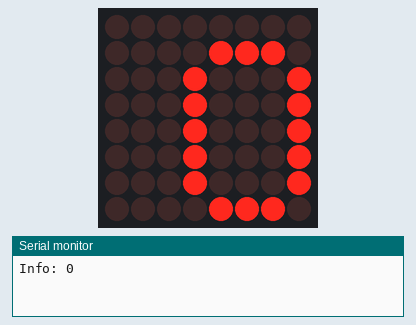
This sketch was run on a simulated Arduino Mega 2560, built with avr-gcc and run on an emulated ATmega2560. On the bench: 8×8 LED matrix, the last lines printed to the serial monitor. Wiring (inferred from the names in the program): HT16K33 LED driver at I2C address 0x70.

Above: at 0.1 s.
At 3.0 s:
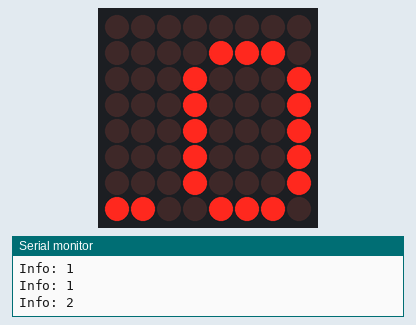
At 4.5 s:
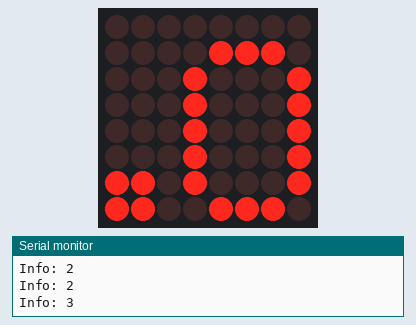
At 5.9 s:
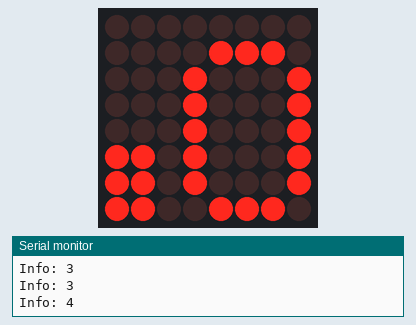
At 8.8 s:
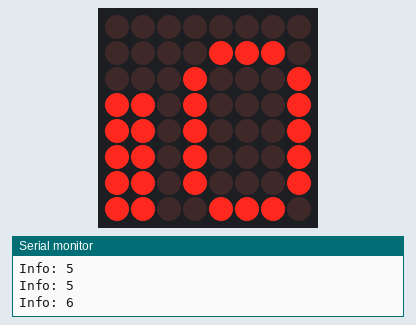
At 11.6 s:
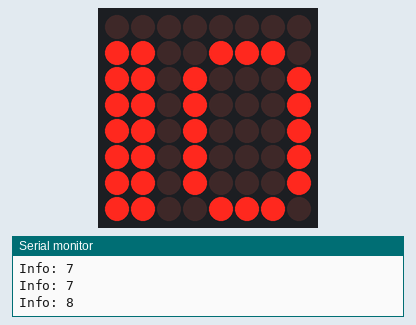

Measured:
- by itself, everything shown: repeats every 13.0 s, in 8 steps
- what the display in image 1 shows lasts 1.4 s, from 3.0 s to 4.4 s

The sketch:

RoPot.ino
```cpp
#include "src/Logger/Logger.h"
#include "Midi.h"
#include "Display.h"

const int MillisecondsToWaitBetweenEachMidiRxCheck = 100;
//Logger _logger;
Midi _midi;
Display _display;
bool on = true;

void setup()
{
  //_logger.Initialise(true);
  _midi.Initialise();
  _display.Initialise();
  //_logger.Info("Objects initialised");
}

void loop()
{
  //_midi.CheckMidi();
  //delay(MillisecondsToWaitBetweenEachMidiRxCheck);

  for (uint8_t i=0; i<127; i++)
  {
    _display.DisplayPreset(i, 0);
    delay(100);
  }
}
```

Display.cpp
```cpp
#include "Display.h"
#include "src/Logger/Logger.h"
#include <Wire.h>

bool zero[8][5] =
{
	{0,0,0,0,0},
	{0,1,1,1,0},
	{1,0,0,0,1},
	{1,0,0,0,1},
	{1,0,0,0,1},
	{1,0,0,0,1},
	{1,0,0,0,1},
	{0,1,1,1,0}
};

bool one[8][5] =
{
	{0,0,0,0,0},
	{0,0,1,0,0},
	{0,1,1,0,0},
	{0,0,1,0,0},
	{0,0,1,0,0},
	{0,0,1,0,0},
	{0,0,1,0,0},
	{1,1,1,1,1}
};

bool two[8][5] =
{
	{0,0,0,0,0},
	{0,1,1,1,0},
	{1,0,0,0,1},
	{0,0,0,1,0},
	{0,0,1,0,0},
	{0,1,0,0,0},
	{1,0,0,0,0},
	{1,1,1,1,1}
};

bool three[8][5] =
{
	{0,0,0,0,0},
	{1,1,1,1,0},
	{0,0,0,0,1},
	{0,0,0,0,1},
	{0,1,1,1,0},
	{0,0,0,0,1},
	{0,0,0,0,1},
	{1,1,1,1,0}
};

bool four[8][5] =
{
	{0,0,0,0,0},
	{0,0,0,1,0},
	{0,0,1,1,0},
	{0,1,0,1,0},
	{0,1,0,1,0},
	{1,0,0,1,0},
	{1,1,1,1,1},
	{0,0,0,1,0}
};

bool five[8][5] =
{
	{0,0,0,0,0},
	{1,1,1,1,1},
	{1,0,0,0,0},
	{1,1,1,1,0},
	{1,0,0,0,1},
	{0,0,0,0,1},
	{1,0,0,0,1},
	{0,1,1,1,0}
};

bool six[8][5] =
{
	{0,0,0,0,0},
	{0,1,1,1,0},
	{1,0,0,0,1},
	{1,0,0,0,0},
	{1,1,1,1,0},
	{1,0,0,0,1},
	{1,0,0,0,1},
	{0,1,1,1,0}
};

bool seven[8][5] =
{
	{0,0,0,0,0},
	{1,1,1,1,1},
	{0,0,0,0,1},
	{0,0,0,1,0},
	{0,0,0,1,0},
	{0,0,1,0,0},
	{0,0,1,0,0},
	{0,0,1,0,0}
};

bool eight[8][5] =
{
	{0,0,0,0,0},
	{0,1,1,1,0},
	{1,0,0,0,1},
	{1,0,0,0,1},
	{0,1,1,1,0},
	{1,0,0,0,1},
	{1,0,0,0,1},
	{0,1,1,1,0}
};

bool nine[8][5] =
{
	{0,0,0,0,0},
	{0,1,1,1,0},
	{1,0,0,0,1},
	{1,0,0,0,1},
	{0,1,1,1,1},
	{0,0,0,0,1},
	{1,0,0,0,1},
	{0,1,1,1,0}
};

Logger _logger;

Display::Display(void)
{

}

void Display::Initialise(void)
{
	_logger.Initialise(true);

	Wire.begin();

	Wire.beginTransmission(HT16K33_I2C_ADDRESS);

	// Turn on the oscillator
	Wire.write(0x21);
	Wire.endTransmission();
	BlinkRate(HT16K33_BLINK_OFF);

	// Max brightness
	SetBrightness(1);
}

void Display::DisplayPreset(uint8_t value, uint8_t presetId)
{
	bool presetMatrix[8][5];

	switch (presetId)
	{
		case 0:
		{
			CopyMatrix(zero, presetMatrix);
			break;
		}
		case 1:
		{
			CopyMatrix(one, presetMatrix);
			break;
		}
		case 2:
		{
			CopyMatrix(two, presetMatrix);
			break;
		}
		case 3:
		{
			CopyMatrix(three, presetMatrix);
			break;
		}
		case 4:
		{
			CopyMatrix(four, presetMatrix);
			break;
		}
		case 5:
		{
			CopyMatrix(five, presetMatrix);
			break;
		}
		case 6:
		{
			CopyMatrix(six, presetMatrix);
			break;
		}
		case 7:
		{
			CopyMatrix(seven, presetMatrix);
			break;
		}
		case 8:
		{
			CopyMatrix(eight, presetMatrix);
			break;
		}
		case 9:
		{
			CopyMatrix(nine, presetMatrix);
			break;
		}
		default:
		{
			CopyMatrix(zero, presetMatrix);
			break;
		}
	}

	// Convert the value from range 0-127 to 0-7
	uint8_t barValue = round((9 * value) / 127);
  _logger.Info(String(barValue, DEC));
	// Flip bar value so that 7 lights up all rows down to 0 not lighting any
	barValue = 8 - barValue;

  bool outputMatrix[8][8];

	for (int y = 0; y < 8; y++)
	{
		for (int x = 0; x < 8; x++)
		{
			if (x < 2)
			{
				if (barValue >= y)
				{
					//outputMatrix[y][x] = barValue;
          outputMatrix[y][x] = 0;
				}
				else
				{
					outputMatrix[y][x] = 1;
				}
			}
			else if (x == 2)
			{
				outputMatrix[y][x] = 0;
			}
			else
			{
				outputMatrix[y][x] = presetMatrix[y][x - 3];
			}
		}
	}

	DrawMatrix(outputMatrix);
}

void Display::DisplayContinuousMode(uint8_t value)
{
	// Convert the value from range 0-127 to 0-7
	uint8_t barValue = round((7 * value) / 127);

	// Flip bar value so that 7 lights up all rows down to 0 not lighting any
	barValue = 7 - barValue;

	bool outputMatrix[8][8];

	for (int y = 0; y < 8; y++)
	{
		for (int x = 0; x < 8; x++)
		{
			if (barValue >= y)
			{
				outputMatrix[y][x] = barValue;
			}
			else
			{
				outputMatrix[y][x] = 0;
			}
		}
	}

	DrawMatrix(outputMatrix);
}

void Display::SetPixel(int16_t x, int16_t y, bool enabled)
{
	if ((x < 0) || (x >= 8) || (y < 0) || (y >= 8))
	{
		return;
	}

	// Wrap around the x
	x += 7;
	x %= 8;

	if (enabled)
	{
		_displayBuffer[y] |= 1 << x;
	}
	else
	{
		_displayBuffer[y] &= ~(1 << x);
	}
}

void Display::WriteDisplay(void)
{
	Wire.beginTransmission(HT16K33_I2C_ADDRESS);

	// Start at address $00
	Wire.write((uint8_t)0x00);

	for (uint8_t i = 0; i < 8; i++)
	{
		Wire.write(_displayBuffer[i] & 0xFF);
		Wire.write(_displayBuffer[i] >> 8);
	}
	Wire.endTransmission();
}

void Display::DrawMatrix(bool matrix[8][8])
{
	for (uint8_t y = 0; y < 8; y++)
	{
		for (uint8_t x = 0; x < 8; x++)
		{
			SetPixel(x, y, matrix[y][x]);
		}
	}

	WriteDisplay();

	// Clear the buffer
	for (uint8_t i = 0; i < 8; i++)
	{
		_displayBuffer[i] = 0;
	}
}

void Display::SetBrightness(uint8_t b)
{
	if (b > 15)
	{
		b = 15;
	}

	Wire.beginTransmission(HT16K33_I2C_ADDRESS);
	Wire.write(HT16K33_CMD_BRIGHTNESS | b);
	Wire.endTransmission();
}

void Display::BlinkRate(uint8_t b)
{
	Wire.beginTransmission(HT16K33_I2C_ADDRESS);

	if (b > 3)
	{
		b = 0;
	}

	Wire.write(HT16K33_BLINK_CMD | HT16K33_BLINK_DISPLAYON | (b << 1));
	Wire.endTransmission();
}

void Display::CopyMatrix(bool source[8][5], bool destination[8][5])
{
	for (uint8_t i = 0; i < 8; i++)
	{
		for (uint8_t j = 0; j < 5; j++)
		{
			destination[i][j] = source[i][j];
		}
	}
}
```

Display.h
```cpp
#include "Arduino.h"

#define HT16K33_I2C_ADDRESS 0x70

#define HT16K33_BLINK_CMD 0x80
#define HT16K33_BLINK_DISPLAYON 0x01
#define HT16K33_BLINK_OFF 0
#define HT16K33_CMD_BRIGHTNESS 0xE0

class Display
{
	public:
		Display(void);
		void Initialise(void);
		void DisplayPreset(uint8_t value, uint8_t presetId);
		void DisplayContinuousMode(uint8_t value);

	private:
		void SetPixel(int16_t x, int16_t y, bool enabled);
		void WriteDisplay(void);
		void DrawMatrix(bool matrix[8][8]);
		void SetBrightness(uint8_t b);
		void BlinkRate(uint8_t b);
		void CopyMatrix(bool source[8][5], bool destination[8][5]);
		uint16_t _displayBuffer[8];
};
```

EepromManager.cpp
```cpp
#include "EepromManager.h"
#include <EEPROM.h>

EepromManager::EepromManager(void)
{

}

void EepromManager::Initialise(void)
{

}

uint8_t EepromManager::Read(uint8_t address)
{
	return EEPROM.read(address);
}
void EepromManager::Write(uint8_t address, uint8_t value)
{
	EEPROM.update(address, value);
}
```

EepromManager.h
```cpp
#include "Arduino.h"

class EepromManager
{
	public:
		EepromManager(void);
		void Initialise(void);
		uint8_t Read(uint8_t address);
		void Write(uint8_t address, uint8_t value);
};
```

Midi.cpp
```cpp
#include "Arduino.h"
#include "Midi.h"

const int MidiBaudRate = 31250;

const byte ControlChangeByte = 1011;
const byte ProgramChangeByte = 1100;

byte ChannelNumber = 15;

Midi::Midi(void)
{

}

Midi::~Midi(void)
{
  if (Serial1)
  {
    Serial1.flush();
    Serial1.end();
  }
}

void Midi::Initialise()
{
  Serial1.begin(MidiBaudRate);
  while(!Serial1);
}

void Midi::CheckMidi()
{
  do
  {
    if (Serial1.available())
    {
      //read first byte
      byte commandByte = Serial1.read();
      // example command byte = 76543210.
      // 3210 represents the channel, i.e. channel 10 would be 1010.
      // 7654 represents the type of command, i.e. 1011 is a control change, 1100 is a program change.

      byte command = commandByte >> 4;
      byte channel = commandByte - (command << 4);

      //read next byte
      byte secondByte = Serial1.read();

      switch (command)
      {
        case ControlChangeByte:
        {
          byte controlNumber = secondByte;

          // Check that we have at least one byte available and that this message is a control change
          if ((Serial1.available() > 1) && command == ControlChangeByte)
          {
            //read final byte
            byte changeValue = Serial1.read();
          }
          break;
        }
        case ProgramChangeByte:
        {
          byte programNumber = secondByte;
          break;
        }
      }

      if (channel == ChannelNumber)
      {
        //do something with the data
      }
    }
  }
  //when at least two bytes available
  while (Serial1.available() > 2);
}
```

Midi.h
```cpp
#include "Arduino.h"

class Midi
{
  public:
    Midi();
    ~Midi();
    void Initialise();
    void CheckMidi();
};
```

Logger.cpp
```cpp
#include "Arduino.h"
#include "Logger.h"

const int BaudRate = 31250;

Logger::Logger(void)
{

}

Logger::~Logger(void)
{
  if (Serial)
  {
    Serial.flush();
    Serial.end();
  }
}

void Logger::Initialise(bool enabled)
{
  _enabled = enabled;

  if (_enabled && Serial)
  {
    Serial.begin(BaudRate);
    while(!Serial);
  }
}

void Logger::Error(String message)
{
  if (_enabled == NULL)
  {
	return;
  }

  if (_enabled && Serial)
  {
    Serial.println("Error: " + message);
  }
}

void Logger::Warning(String message)
{
  if (_enabled == NULL)
  {
	return;
  }

  if (_enabled && Serial)
  {
    Serial.println("Warning: " + message);
  }
}

void Logger::Info(String message)
{
  if (_enabled == NULL)
  {
	return;
  }

  if (_enabled && Serial)
  {
    Serial.println("Info: " + message);
  }
}
```

Logger.h
```cpp
#include "Arduino.h"

class Logger
{
  public:
    Logger();
    ~Logger();
    void Initialise(bool enabled);
    void Error(String message);
    void Warning(String message);
    void Info(String message);
  private:
    bool _enabled;
};
```
